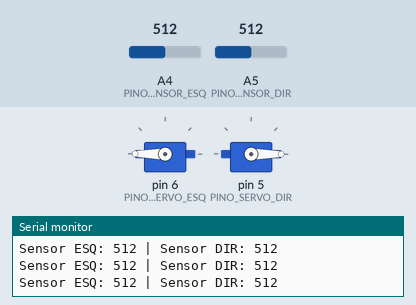
Simulated run of this sketch. Board: Arduino Uno, built with avr-gcc and run on an emulated ATmega328P. On the bench: 2 × servo, the last lines printed to the serial monitor. Inputs (shaded band) come from the test bench; at power-on: A4 (PINO_SENSOR_ESQ) = 512, A5 (PINO_SENSOR_DIR) = 512.

Above: at 2.2 s.
2.3 s: A4 (PINO_SENSOR_ESQ) set to 674
5.3 s: A4 (PINO_SENSOR_ESQ) set to 701
At 5.6 s:
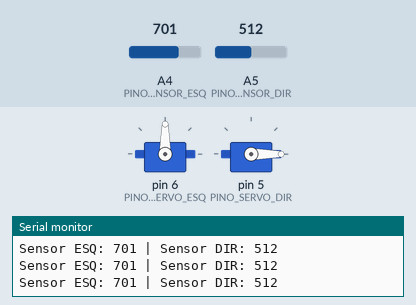
6.8 s: A5 (PINO_SENSOR_DIR) set to 110
9.8 s: A5 (PINO_SENSOR_DIR) set to 90
12.8 s: A5 (PINO_SENSOR_DIR) set to 673
14.3 s: A5 (PINO_SENSOR_DIR) set to 699
At 15.3 s:
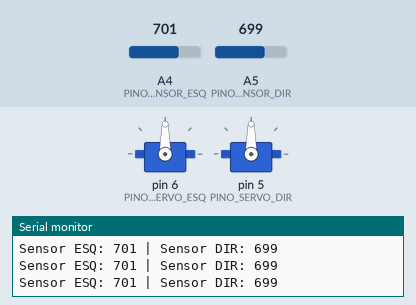
Timing chart, 0 to 17.3 s (numbered marks = the images above; inputs shaded):
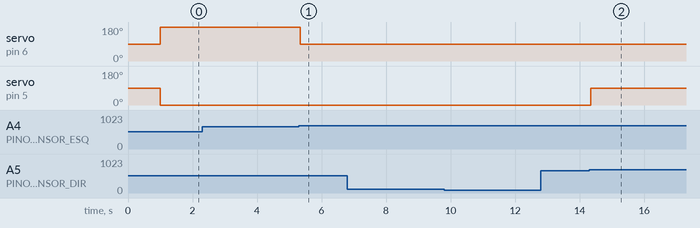

The sketch:

codigoArduino.ino
```cpp
#include <Servo.h>

#define PINO_SENSOR_ESQ A4
#define PINO_SENSOR_DIR A5

#define PINO_SERVO_ESQ 6
#define PINO_SERVO_DIR 5

#define LIMIAR_PRETO 690

#define VEL_MAXIMA 180
#define VEL_MINIMA 0
#define VEL_PARADO 90

Servo motorEsquerdo;
Servo motorDireito;

void setup() {
  motorEsquerdo.attach(PINO_SERVO_ESQ);
  motorDireito.attach(PINO_SERVO_DIR);
  pararMovimento();
  Serial.begin(9600);
  delay(1000);
}

void loop() {
  int leituraEsq = analogRead(PINO_SENSOR_ESQ);
  int leituraDir = analogRead(PINO_SENSOR_DIR);

  Serial.print("Sensor ESQ: ");
  Serial.print(leituraEsq);
  Serial.print(" | Sensor DIR: ");
  Serial.println(leituraDir);

  if (leituraEsq < LIMIAR_PRETO && leituraDir < LIMIAR_PRETO) {
    seguirReto();
  }
  else if (leituraEsq < LIMIAR_PRETO && leituraDir >= LIMIAR_PRETO) {
    virarParaDireita();
  }
  else if (leituraEsq >= LIMIAR_PRETO && leituraDir < LIMIAR_PRETO) {
    virarParaEsquerda();
  }
  else {
    pararMovimento();
  }

  delay(20);
}

void seguirReto() {
  motorEsquerdo.write(VEL_MAXIMA);
  motorDireito.write(VEL_MINIMA);
}

void virarParaDireita() {
  motorEsquerdo.write(VEL_MAXIMA);
  motorDireito.write(VEL_PARADO);
}

void virarParaEsquerda() {
  motorEsquerdo.write(VEL_PARADO);
  motorDireito.write(VEL_MINIMA);
}

void pararMovimento() {
  motorEsquerdo.write(VEL_PARADO);
  motorDireito.write(VEL_PARADO);
}
```

Measured:
- the behaviour switches between 689 and 690 on A4 (PINO_SENSOR_ESQ) (found by bisection; images 0 and 1)
- the behaviour switches between 689 and 690 on A5 (PINO_SENSOR_DIR) (found by bisection; images 1 and 2)
- after the input at 5.3 s, servo on pin 6 (PINO_SERVO_ESQ): 180° → 90° at once
- after the input at 14.3 s, servo on pin 5 (PINO_SERVO_DIR): 0° → 90° after 0.05 s
